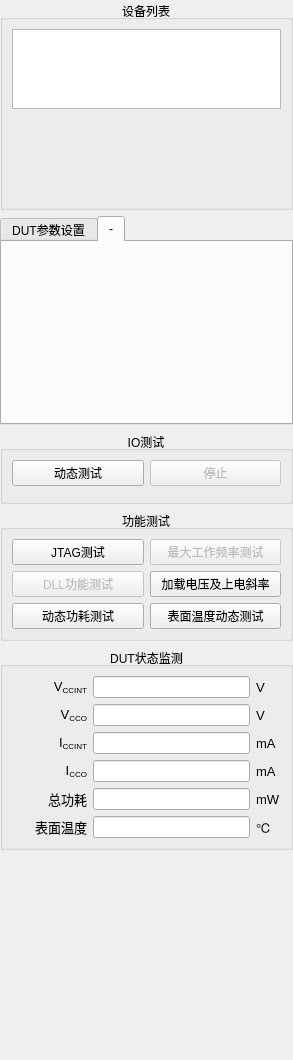
<?xml version="1.0" encoding="UTF-8"?>
<ui version="4.0">
 <class>ControlPanelClass</class>
 <widget class="QWidget" name="ControlPanelClass">
  <property name="geometry">
   <rect>
    <x>0</x>
    <y>0</y>
    <width>293</width>
    <height>1060</height>
   </rect>
  </property>
  <property name="windowTitle">
   <string>Control Panel</string>
  </property>
  <layout class="QVBoxLayout" name="verticalLayout_3">
   <property name="margin">
    <number>0</number>
   </property>
   <item>
    <widget class="QGroupBox" name="groupBox_DeviceList">
     <property name="title">
      <string>设备列表</string>
     </property>
     <property name="alignment">
      <set>Qt::AlignCenter</set>
     </property>
     <layout class="QVBoxLayout" name="verticalLayout">
      <item>
       <widget class="QTreeView" name="devicesView">
        <property name="sizePolicy">
         <sizepolicy hsizetype="Expanding" vsizetype="Expanding">
          <horstretch>0</horstretch>
          <verstretch>0</verstretch>
         </sizepolicy>
        </property>
        <property name="maximumSize">
         <size>
          <width>16777215</width>
          <height>80</height>
         </size>
        </property>
        <property name="font">
         <font>
          <family>Arial</family>
          <pointsize>8</pointsize>
         </font>
        </property>
       </widget>
      </item>
      <item>
       <spacer name="verticalSpacer_2">
        <property name="orientation">
         <enum>Qt::Vertical</enum>
        </property>
        <property name="sizeHint" stdset="0">
         <size>
          <width>20</width>
          <height>40</height>
         </size>
        </property>
       </spacer>
      </item>
     </layout>
    </widget>
   </item>
   <item>
    <widget class="QTabWidget" name="tabWidget">
     <property name="enabled">
      <bool>true</bool>
     </property>
     <property name="tabPosition">
      <enum>QTabWidget::North</enum>
     </property>
     <property name="tabShape">
      <enum>QTabWidget::Rounded</enum>
     </property>
     <property name="currentIndex">
      <number>1</number>
     </property>
     <widget class="QWidget" name="tab_2">
      <attribute name="title">
       <string>DUT参数设置</string>
      </attribute>
      <layout class="QVBoxLayout" name="verticalLayout_4">
       <item>
        <widget class="AdcSettingsWidget" name="adcSettingsWidget" native="true">
         <layout class="QGridLayout" name="gridLayout_2">
          <property name="margin">
           <number>0</number>
          </property>
          <property name="spacing">
           <number>0</number>
          </property>
         </layout>
        </widget>
       </item>
      </layout>
     </widget>
     <widget class="QWidget" name="tab">
      <attribute name="title">
       <string>-</string>
      </attribute>
      <layout class="QVBoxLayout" name="verticalLayout_5">
       <item>
        <widget class="SignalSettingsWidget" name="signalSettingsWidget" native="true">
         <layout class="QGridLayout" name="gridLayout_3">
          <property name="margin">
           <number>0</number>
          </property>
          <property name="spacing">
           <number>0</number>
          </property>
         </layout>
        </widget>
       </item>
      </layout>
     </widget>
    </widget>
   </item>
   <item>
    <widget class="QGroupBox" name="groupBox_3">
     <property name="title">
      <string>IO测试</string>
     </property>
     <property name="alignment">
      <set>Qt::AlignCenter</set>
     </property>
     <layout class="QVBoxLayout" name="verticalLayout_2">
      <item>
       <widget class="QWidget" name="dynamicTestButtons" native="true">
        <layout class="QHBoxLayout" name="horizontalLayout_2">
         <property name="margin">
          <number>0</number>
         </property>
         <item>
          <widget class="QPushButton" name="pushButtonStartDynamicTest">
           <property name="sizePolicy">
            <sizepolicy hsizetype="Preferred" vsizetype="Fixed">
             <horstretch>0</horstretch>
             <verstretch>0</verstretch>
            </sizepolicy>
           </property>
           <property name="text">
            <string>动态测试</string>
           </property>
          </widget>
         </item>
         <item>
          <widget class="QPushButton" name="pushButtonStopDynamicTest">
           <property name="enabled">
            <bool>false</bool>
           </property>
           <property name="text">
            <string>停止</string>
           </property>
          </widget>
         </item>
        </layout>
       </widget>
      </item>
      <item>
       <widget class="QWidget" name="staticTestButtons" native="true">
        <layout class="QHBoxLayout" name="horizontalLayout_4">
         <property name="margin">
          <number>0</number>
         </property>
        </layout>
       </widget>
      </item>
     </layout>
    </widget>
   </item>
   <item>
    <widget class="QGroupBox" name="groupBox_5">
     <property name="title">
      <string>功能测试</string>
     </property>
     <property name="alignment">
      <set>Qt::AlignCenter</set>
     </property>
     <layout class="QGridLayout" name="gridLayout">
      <item row="0" column="0" colspan="2">
       <widget class="QWidget" name="dynamicTestButtons_2" native="true">
        <layout class="QHBoxLayout" name="horizontalLayout_3">
         <property name="margin">
          <number>0</number>
         </property>
         <item>
          <widget class="QPushButton" name="pushButtonJtagTest">
           <property name="sizePolicy">
            <sizepolicy hsizetype="Preferred" vsizetype="Fixed">
             <horstretch>0</horstretch>
             <verstretch>0</verstretch>
            </sizepolicy>
           </property>
           <property name="text">
            <string>JTAG测试</string>
           </property>
          </widget>
         </item>
         <item>
          <widget class="QPushButton" name="pushButtonMaxFreq">
           <property name="enabled">
            <bool>false</bool>
           </property>
           <property name="text">
            <string>最大工作频率测试</string>
           </property>
          </widget>
         </item>
        </layout>
       </widget>
      </item>
      <item row="1" column="0" colspan="2">
       <widget class="QWidget" name="staticTestButtons_2" native="true">
        <layout class="QHBoxLayout" name="horizontalLayout_5">
         <property name="margin">
          <number>0</number>
         </property>
         <item>
          <widget class="QPushButton" name="pushButtonDLLTest">
           <property name="enabled">
            <bool>false</bool>
           </property>
           <property name="text">
            <string>DLL功能测试</string>
           </property>
          </widget>
         </item>
         <item>
          <widget class="QPushButton" name="pushButtonPowerUp">
           <property name="enabled">
            <bool>true</bool>
           </property>
           <property name="text">
            <string>加载电压及上电斜率</string>
           </property>
          </widget>
         </item>
        </layout>
       </widget>
      </item>
      <item row="2" column="0">
       <widget class="QPushButton" name="pushButtonDynPower">
        <property name="enabled">
         <bool>true</bool>
        </property>
        <property name="text">
         <string>动态功耗测试</string>
        </property>
       </widget>
      </item>
      <item row="2" column="1">
       <widget class="QPushButton" name="pushButtonThermal">
        <property name="text">
         <string>表面温度动态测试</string>
        </property>
       </widget>
      </item>
     </layout>
    </widget>
   </item>
   <item>
    <widget class="QGroupBox" name="groupBox_4">
     <property name="title">
      <string>DUT状态监测</string>
     </property>
     <property name="alignment">
      <set>Qt::AlignCenter</set>
     </property>
     <layout class="QGridLayout" name="gridLayout_8">
      <item row="0" column="0">
       <layout class="QGridLayout" name="gridLayout_9">
        <item row="0" column="0">
         <widget class="QLabel" name="labl_22">
          <property name="font">
           <font>
            <family>Arial</family>
            <pointsize>10</pointsize>
           </font>
          </property>
          <property name="text">
           <string>&lt;!DOCTYPE HTML PUBLIC &quot;-//W3C//DTD HTML 4.0//EN&quot; &quot;http://www.w3.org/TR/REC-html40/strict.dtd&quot;&gt;
&lt;html&gt;&lt;head&gt;&lt;meta name=&quot;qrichtext&quot; content=&quot;1&quot; /&gt;&lt;style type=&quot;text/css&quot;&gt;
p, li { white-space: pre-wrap; }
&lt;/style&gt;&lt;/head&gt;&lt;body style=&quot; font-family:'Arial'; font-size:10pt; font-weight:400; font-style:normal;&quot;&gt;
&lt;p style=&quot; margin-top:0px; margin-bottom:0px; margin-left:0px; margin-right:0px; -qt-block-indent:0; text-indent:0px;&quot;&gt;V&lt;span style=&quot; vertical-align:sub;&quot;&gt;CCINT&lt;/span&gt;&lt;/p&gt;&lt;/body&gt;&lt;/html&gt;</string>
          </property>
          <property name="alignment">
           <set>Qt::AlignRight|Qt::AlignTrailing|Qt::AlignVCenter</set>
          </property>
         </widget>
        </item>
        <item row="0" column="1">
         <widget class="QLineEdit" name="vaLineEdit">
          <property name="enabled">
           <bool>true</bool>
          </property>
          <property name="sizePolicy">
           <sizepolicy hsizetype="Expanding" vsizetype="Fixed">
            <horstretch>0</horstretch>
            <verstretch>0</verstretch>
           </sizepolicy>
          </property>
         </widget>
        </item>
        <item row="1" column="0">
         <widget class="QLabel" name="labl_23">
          <property name="font">
           <font>
            <family>Arial</family>
            <pointsize>10</pointsize>
           </font>
          </property>
          <property name="text">
           <string>&lt;!DOCTYPE HTML PUBLIC &quot;-//W3C//DTD HTML 4.0//EN&quot; &quot;http://www.w3.org/TR/REC-html40/strict.dtd&quot;&gt;
&lt;html&gt;&lt;head&gt;&lt;meta name=&quot;qrichtext&quot; content=&quot;1&quot; /&gt;&lt;style type=&quot;text/css&quot;&gt;
p, li { white-space: pre-wrap; }
&lt;/style&gt;&lt;/head&gt;&lt;body style=&quot; font-family:'Arial'; font-size:10pt; font-weight:400; font-style:normal;&quot;&gt;
&lt;p style=&quot; margin-top:0px; margin-bottom:0px; margin-left:0px; margin-right:0px; -qt-block-indent:0; text-indent:0px;&quot;&gt;V&lt;span style=&quot; vertical-align:sub;&quot;&gt;CCO&lt;/span&gt;&lt;/p&gt;&lt;/body&gt;&lt;/html&gt;</string>
          </property>
          <property name="alignment">
           <set>Qt::AlignRight|Qt::AlignTrailing|Qt::AlignVCenter</set>
          </property>
         </widget>
        </item>
        <item row="2" column="0">
         <widget class="QLabel" name="labl_24">
          <property name="font">
           <font>
            <family>Arial</family>
            <pointsize>10</pointsize>
           </font>
          </property>
          <property name="text">
           <string>&lt;!DOCTYPE HTML PUBLIC &quot;-//W3C//DTD HTML 4.0//EN&quot; &quot;http://www.w3.org/TR/REC-html40/strict.dtd&quot;&gt;
&lt;html&gt;&lt;head&gt;&lt;meta name=&quot;qrichtext&quot; content=&quot;1&quot; /&gt;&lt;style type=&quot;text/css&quot;&gt;
p, li { white-space: pre-wrap; }
&lt;/style&gt;&lt;/head&gt;&lt;body style=&quot; font-family:'Arial'; font-size:10pt; font-weight:400; font-style:normal;&quot;&gt;
&lt;p style=&quot; margin-top:0px; margin-bottom:0px; margin-left:0px; margin-right:0px; -qt-block-indent:0; text-indent:0px;&quot;&gt;I&lt;span style=&quot; vertical-align:sub;&quot;&gt;CCINT&lt;/span&gt;&lt;/p&gt;&lt;/body&gt;&lt;/html&gt;</string>
          </property>
          <property name="alignment">
           <set>Qt::AlignRight|Qt::AlignTrailing|Qt::AlignVCenter</set>
          </property>
         </widget>
        </item>
        <item row="2" column="2">
         <widget class="QLabel" name="labl_29">
          <property name="sizePolicy">
           <sizepolicy hsizetype="Preferred" vsizetype="Preferred">
            <horstretch>0</horstretch>
            <verstretch>0</verstretch>
           </sizepolicy>
          </property>
          <property name="font">
           <font>
            <family>Arial</family>
            <pointsize>10</pointsize>
           </font>
          </property>
          <property name="text">
           <string>mA</string>
          </property>
         </widget>
        </item>
        <item row="0" column="2">
         <widget class="QLabel" name="labl_30">
          <property name="font">
           <font>
            <family>Arial</family>
            <pointsize>10</pointsize>
           </font>
          </property>
          <property name="text">
           <string>V</string>
          </property>
         </widget>
        </item>
        <item row="1" column="1">
         <widget class="QLineEdit" name="vdLineEdit">
          <property name="sizePolicy">
           <sizepolicy hsizetype="Expanding" vsizetype="Fixed">
            <horstretch>0</horstretch>
            <verstretch>0</verstretch>
           </sizepolicy>
          </property>
         </widget>
        </item>
        <item row="1" column="2">
         <widget class="QLabel" name="labl_31">
          <property name="font">
           <font>
            <family>Arial</family>
            <pointsize>10</pointsize>
           </font>
          </property>
          <property name="text">
           <string>V</string>
          </property>
         </widget>
        </item>
        <item row="2" column="1">
         <widget class="QLineEdit" name="iaLineEdit">
          <property name="sizePolicy">
           <sizepolicy hsizetype="Expanding" vsizetype="Fixed">
            <horstretch>0</horstretch>
            <verstretch>0</verstretch>
           </sizepolicy>
          </property>
         </widget>
        </item>
        <item row="6" column="0">
         <spacer name="horizontalSpacer_13">
          <property name="orientation">
           <enum>Qt::Horizontal</enum>
          </property>
          <property name="sizeType">
           <enum>QSizePolicy::Fixed</enum>
          </property>
          <property name="sizeHint" stdset="0">
           <size>
            <width>75</width>
            <height>0</height>
           </size>
          </property>
         </spacer>
        </item>
        <item row="6" column="2">
         <spacer name="horizontalSpacer_14">
          <property name="orientation">
           <enum>Qt::Horizontal</enum>
          </property>
          <property name="sizeType">
           <enum>QSizePolicy::Fixed</enum>
          </property>
          <property name="sizeHint" stdset="0">
           <size>
            <width>20</width>
            <height>0</height>
           </size>
          </property>
         </spacer>
        </item>
        <item row="3" column="0">
         <widget class="QLabel" name="labl_32">
          <property name="font">
           <font>
            <family>Arial</family>
            <pointsize>10</pointsize>
           </font>
          </property>
          <property name="text">
           <string>&lt;!DOCTYPE HTML PUBLIC &quot;-//W3C//DTD HTML 4.0//EN&quot; &quot;http://www.w3.org/TR/REC-html40/strict.dtd&quot;&gt;
&lt;html&gt;&lt;head&gt;&lt;meta name=&quot;qrichtext&quot; content=&quot;1&quot; /&gt;&lt;style type=&quot;text/css&quot;&gt;
p, li { white-space: pre-wrap; }
&lt;/style&gt;&lt;/head&gt;&lt;body style=&quot; font-family:'Arial'; font-size:10pt; font-weight:400; font-style:normal;&quot;&gt;
&lt;p style=&quot; margin-top:0px; margin-bottom:0px; margin-left:0px; margin-right:0px; -qt-block-indent:0; text-indent:0px;&quot;&gt;I&lt;span style=&quot; vertical-align:sub;&quot;&gt;CCO&lt;/span&gt;&lt;/p&gt;&lt;/body&gt;&lt;/html&gt;</string>
          </property>
          <property name="alignment">
           <set>Qt::AlignRight|Qt::AlignTrailing|Qt::AlignVCenter</set>
          </property>
         </widget>
        </item>
        <item row="3" column="1">
         <widget class="QLineEdit" name="idLineEdit">
          <property name="sizePolicy">
           <sizepolicy hsizetype="Expanding" vsizetype="Fixed">
            <horstretch>0</horstretch>
            <verstretch>0</verstretch>
           </sizepolicy>
          </property>
         </widget>
        </item>
        <item row="3" column="2">
         <widget class="QLabel" name="labl_33">
          <property name="font">
           <font>
            <family>Arial</family>
            <pointsize>10</pointsize>
           </font>
          </property>
          <property name="text">
           <string>mA</string>
          </property>
         </widget>
        </item>
        <item row="4" column="0">
         <widget class="QLabel" name="labl_34">
          <property name="font">
           <font>
            <family>Arial</family>
            <pointsize>10</pointsize>
           </font>
          </property>
          <property name="text">
           <string>&lt;!DOCTYPE HTML PUBLIC &quot;-//W3C//DTD HTML 4.0//EN&quot; &quot;http://www.w3.org/TR/REC-html40/strict.dtd&quot;&gt;
&lt;html&gt;&lt;head&gt;&lt;meta name=&quot;qrichtext&quot; content=&quot;1&quot; /&gt;&lt;style type=&quot;text/css&quot;&gt;
p, li { white-space: pre-wrap; }
&lt;/style&gt;&lt;/head&gt;&lt;body style=&quot; font-family:'Arial'; font-size:10pt; font-weight:400; font-style:normal;&quot;&gt;
&lt;p style=&quot; margin-top:0px; margin-bottom:0px; margin-left:0px; margin-right:0px; -qt-block-indent:0; text-indent:0px;&quot;&gt;总功耗&lt;/p&gt;&lt;/body&gt;&lt;/html&gt;</string>
          </property>
          <property name="alignment">
           <set>Qt::AlignRight|Qt::AlignTrailing|Qt::AlignVCenter</set>
          </property>
         </widget>
        </item>
        <item row="4" column="2">
         <widget class="QLabel" name="labl_35">
          <property name="font">
           <font>
            <family>Arial</family>
            <pointsize>10</pointsize>
           </font>
          </property>
          <property name="text">
           <string>mW</string>
          </property>
         </widget>
        </item>
        <item row="4" column="1">
         <widget class="QLineEdit" name="powerLineEdit">
          <property name="sizePolicy">
           <sizepolicy hsizetype="Expanding" vsizetype="Fixed">
            <horstretch>0</horstretch>
            <verstretch>0</verstretch>
           </sizepolicy>
          </property>
         </widget>
        </item>
        <item row="5" column="1">
         <widget class="QLineEdit" name="temperatureLineEdit">
          <property name="sizePolicy">
           <sizepolicy hsizetype="Expanding" vsizetype="Fixed">
            <horstretch>0</horstretch>
            <verstretch>0</verstretch>
           </sizepolicy>
          </property>
         </widget>
        </item>
        <item row="5" column="2">
         <widget class="QLabel" name="labl_36">
          <property name="font">
           <font>
            <family>Arial</family>
            <pointsize>10</pointsize>
           </font>
          </property>
          <property name="text">
           <string>℃</string>
          </property>
         </widget>
        </item>
        <item row="5" column="0">
         <widget class="QLabel" name="labl_37">
          <property name="font">
           <font>
            <family>Arial</family>
            <pointsize>10</pointsize>
           </font>
          </property>
          <property name="text">
           <string>&lt;!DOCTYPE HTML PUBLIC &quot;-//W3C//DTD HTML 4.0//EN&quot; &quot;http://www.w3.org/TR/REC-html40/strict.dtd&quot;&gt;
&lt;html&gt;&lt;head&gt;&lt;meta name=&quot;qrichtext&quot; content=&quot;1&quot; /&gt;&lt;style type=&quot;text/css&quot;&gt;
p, li { white-space: pre-wrap; }
&lt;/style&gt;&lt;/head&gt;&lt;body style=&quot; font-family:'Arial'; font-size:10pt; font-weight:400; font-style:normal;&quot;&gt;
&lt;p style=&quot; margin-top:0px; margin-bottom:0px; margin-left:0px; margin-right:0px; -qt-block-indent:0; text-indent:0px;&quot;&gt;表面温度&lt;/p&gt;&lt;/body&gt;&lt;/html&gt;</string>
          </property>
          <property name="alignment">
           <set>Qt::AlignRight|Qt::AlignTrailing|Qt::AlignVCenter</set>
          </property>
         </widget>
        </item>
       </layout>
      </item>
     </layout>
    </widget>
   </item>
   <item>
    <spacer name="verticalSpacer">
     <property name="orientation">
      <enum>Qt::Vertical</enum>
     </property>
     <property name="sizeHint" stdset="0">
      <size>
       <width>20</width>
       <height>40</height>
      </size>
     </property>
    </spacer>
   </item>
  </layout>
 </widget>
 <customwidgets>
  <customwidget>
   <class>AdcSettingsWidget</class>
   <extends>QWidget</extends>
   <header>adcsettingswidget.h</header>
   <container>1</container>
  </customwidget>
  <customwidget>
   <class>SignalSettingsWidget</class>
   <extends>QWidget</extends>
   <header>signalsettingswidget.h</header>
   <container>1</container>
  </customwidget>
 </customwidgets>
 <resources/>
 <connections/>
</ui>
